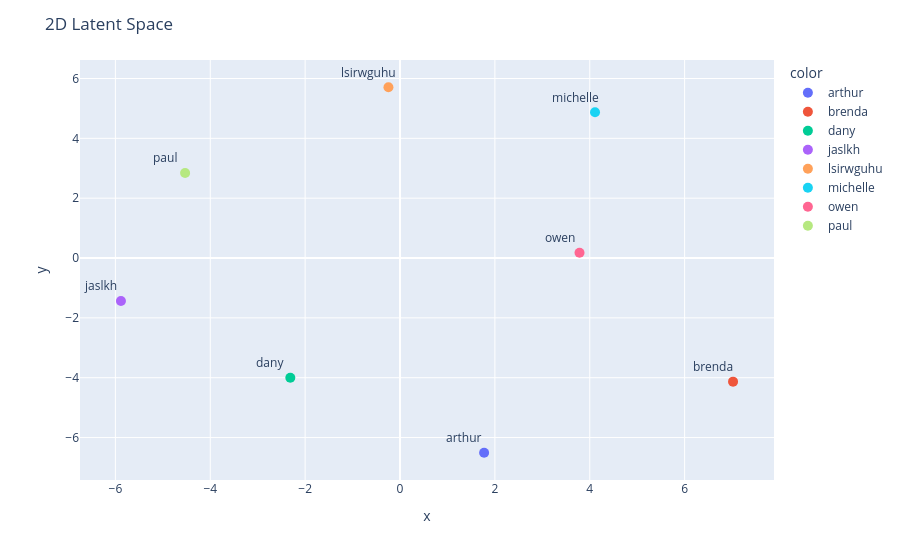

Write notebook code for a chart like this one.
### Code cell
# Define the number of points for grid, the width of the gaussian curves and color map
if encoder_dims[-1] == 2:
        # Plot 2D latent space using and add annotations with usernames
    fig = px.scatter(x=z[:, 0], y=z[:, 1], hover_name=usersnames, color=usersnames)
    fig.update_traces(marker=dict(size=10))
    fig.update_layout(title="2D Latent Space")
    # Show the usernames next to the points
    for i, username in enumerate(usersnames):
        fig.add_annotation(
            x=z[i, 0], y=z[i, 1], text=username, showarrow=False, xshift=-20, yshift=15
        )
    fig.show()
    
    plotting.plot_multivariate_gaussian_image_with_labels(mu, std, usersnames)

### Figure 1 — Plotly figure (JSON) as saved in the notebook; plotly's stock layout.template omitted (floating-point values rounded to 4 significant figures)
{"data": [{"hovertemplate": "<b>%{hovertext}</b><br><br>color=arthur<br>x=%{x}<br>y=%{y}<extra></extra>", "hovertext": ["arthur"], "legendgroup": "arthur", "marker": {"color": "#636efa", "size": 10, "symbol": "circle"}, "mode": "markers", "name": "arthur", "orientation": "v", "showlegend": true, "type": "scatter", "x": [1.773], "xaxis": "x", "y": [-6.508], "yaxis": "y"}, {"hovertemplate": "<b>%{hovertext}</b><br><br>color=brenda<br>x=%{x}<br>y=%{y}<extra></extra>", "hovertext": ["brenda"], "legendgroup": "brenda", "marker": {"color": "#EF553B", "size": 10, "symbol": "circle"}, "mode": "markers", "name": "brenda", "orientation": "v", "showlegend": true, "type": "scatter", "x": [7.021], "xaxis": "x", "y": [-4.131], "yaxis": "y"}, {"hovertemplate": "<b>%{hovertext}</b><br><br>color=dany<br>x=%{x}<br>y=%{y}<extra></extra>", "hovertext": ["dany"], "legendgroup": "dany", "marker": {"color": "#00cc96", "size": 10, "symbol": "circle"}, "mode": "markers", "name": "dany", "orientation": "v", "showlegend": true, "type": "scatter", "x": [-2.312], "xaxis": "x", "y": [-4.0], "yaxis": "y"}, {"hovertemplate": "<b>%{hovertext}</b><br><br>color=jaslkh<br>x=%{x}<br>y=%{y}<extra></extra>", "hovertext": ["jaslkh"], "legendgroup": "jaslkh", "marker": {"color": "#ab63fa", "size": 10, "symbol": "circle"}, "mode": "markers", "name": "jaslkh", "orientation": "v", "showlegend": true, "type": "scatter", "x": [-5.883], "xaxis": "x", "y": [-1.434], "yaxis": "y"}, {"hovertemplate": "<b>%{hovertext}</b><br><br>color=lsirwguhu<br>x=%{x}<br>y=%{y}<extra></extra>", "hovertext": ["lsirwguhu"], "legendgroup": "lsirwguhu", "marker": {"color": "#FFA15A", "size": 10, "symbol": "circle"}, "mode": "markers", "name": "lsirwguhu", "orientation": "v", "showlegend": true, "type": "scatter", "x": [-0.2437], "xaxis": "x", "y": [5.707], "yaxis": "y"}, {"hovertemplate": "<b>%{hovertext}</b><br><br>color=michelle<br>x=%{x}<br>y=%{y}<extra></extra>", "hovertext": ["michelle"], "legendgroup": "michelle", "marker": {"color": "#19d3f3", "size": 10, "symbol": "circle"}, "mode": "markers", "name": "michelle", "orientation": "v", "showlegend": true, "type": "scatter", "x": [4.111], "xaxis": "x", "y": [4.875], "yaxis": "y"}, {"hovertemplate": "<b>%{hovertext}</b><br><br>color=owen<br>x=%{x}<br>y=%{y}<extra></extra>", "hovertext": ["owen"], "legendgroup": "owen", "marker": {"color": "#FF6692", "size": 10, "symbol": "circle"}, "mode": "markers", "name": "owen", "orientation": "v", "showlegend": true, "type": "scatter", "x": [3.784], "xaxis": "x", "y": [0.1745], "yaxis": "y"}, {"hovertemplate": "<b>%{hovertext}</b><br><br>color=paul<br>x=%{x}<br>y=%{y}<extra></extra>", "hovertext": ["paul"], "legendgroup": "paul", "marker": {"color": "#B6E880", "size": 10, "symbol": "circle"}, "mode": "markers", "name": "paul", "orientation": "v", "showlegend": true, "type": "scatter", "x": [-4.53], "xaxis": "x", "y": [2.843], "yaxis": "y"}], "layout": {"annotations": [{"showarrow": false, "text": "arthur", "x": 1.773, "xshift": -20, "y": -6.508, "yshift": 15}, {"showarrow": false, "text": "brenda", "x": 7.021, "xshift": -20, "y": -4.131, "yshift": 15}, {"showarrow": false, "text": "dany", "x": -2.312, "xshift": -20, "y": -4.0, "yshift": 15}, {"showarrow": false, "text": "jaslkh", "x": -5.883, "xshift": -20, "y": -1.434, "yshift": 15}, {"showarrow": false, "text": "lsirwguhu", "x": -0.2437, "xshift": -20, "y": 5.707, "yshift": 15}, {"showarrow": false, "text": "michelle", "x": 4.111, "xshift": -20, "y": 4.875, "yshift": 15}, {"showarrow": false, "text": "owen", "x": 3.784, "xshift": -20, "y": 0.1745, "yshift": 15}, {"showarrow": false, "text": "paul", "x": -4.53, "xshift": -20, "y": 2.843, "yshift": 15}], "legend": {"title": {"text": "color"}, "tracegroupgap": 0}, "margin": {"t": 60}, "title": {"text": "2D Latent Space"}, "xaxis": {"anchor": "y", "domain": [0, 1], "title": {"text": "x"}}, "yaxis": {"anchor": "x", "domain": [0, 1], "title": {"text": "y"}}}}
